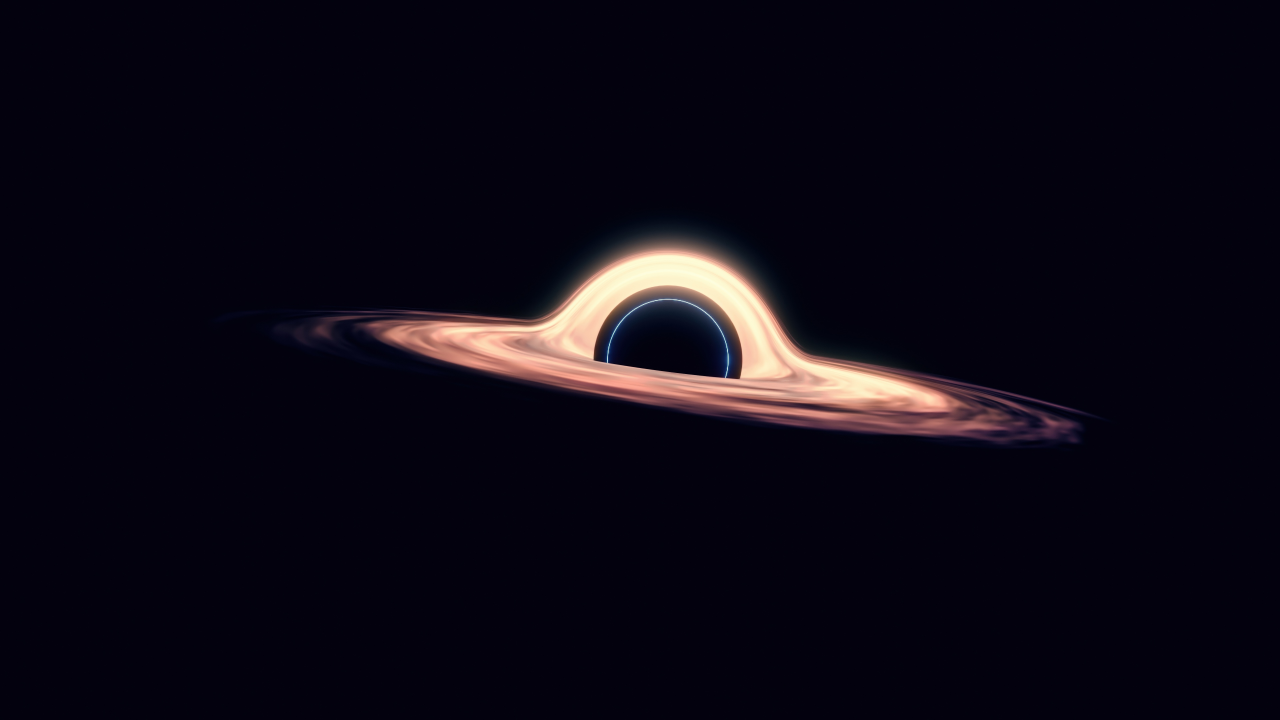
#> input picture backend/storage/uploads/85c3e406ee1f47bda5fd5f7144126b7c.jpg, 3840 x 2160 px (shown at 1/3 size)
$ python -i sharpening.py   (imports and definitions only)
#> lines starting #> are read from the running program, lines starting #| are printed output that depends on the picture
#> further down, picture is the input picture: PIL image 3840x2160 RGB; mean R, G, B 13.3, 9.3, 20.9
### backend/app/services/image_processing.py
"""
Core image processing utilities shared by all services.
"""

from __future__ import annotations

import io
import logging
from typing import Optional

import cv2
import numpy as np
from PIL import Image, ImageFilter

logger = logging.getLogger(__name__)


def pil_to_cv2(img: Image.Image) -> np.ndarray:
    """Convert PIL Image to OpenCV BGR(A) numpy array."""
    if img.mode == "RGBA":
        return cv2.cvtColor(np.array(img), cv2.COLOR_RGBA2BGRA)
    elif img.mode == "RGB":
        return cv2.cvtColor(np.array(img), cv2.COLOR_RGB2BGR)
    elif img.mode == "L":
        return np.array(img)
    else:
        return cv2.cvtColor(np.array(img.convert("RGB")), cv2.COLOR_RGB2BGR)


def cv2_to_pil(arr: np.ndarray) -> Image.Image:
    """Convert OpenCV BGR(A) array to PIL Image."""
    if len(arr.shape) == 2:
        return Image.fromarray(arr, mode="L")
    elif arr.shape[2] == 4:
        return Image.fromarray(cv2.cvtColor(arr, cv2.COLOR_BGRA2RGBA), mode="RGBA")
    else:
        return Image.fromarray(cv2.cvtColor(arr, cv2.COLOR_BGR2RGB), mode="RGB")


# [50 lines left out: functions ensure_rgb, resize_image, crop_image, not called in this run]


def rotate_image(img: Image.Image, angle: float, expand: bool = True) -> Image.Image:
    """Rotate image by the given angle in degrees (counter-clockwise)."""
    return img.rotate(angle, expand=expand, resample=Image.BICUBIC)


# [40 lines left out: functions flip_image, get_image_info, image_to_bytes, not called in this run]

### backend/app/services/sharpening.py
"""
Image sharpening service using OpenCV unsharp mask.
Avoids excessive halos by clamping parameters.
"""

from __future__ import annotations

import logging

import cv2
import numpy as np
from PIL import Image

from .image_processing import pil_to_cv2, cv2_to_pil

logger = logging.getLogger(__name__)


def sharpen(
    img: Image.Image,
    intensity: float = 50.0,
    radius: float = 1.0,
) -> Image.Image:
    """
    Sharpen an image using unsharp masking.

    Parameters
    ----------
    intensity : Sharpening strength 0-100 (mapped to actual amount).
    radius : Blur kernel radius 0.5-5.0 (controls edge width).
    """
#> called with intensity = 50, radius = 1
    # Clamp params
    intensity = max(0.0, min(100.0, intensity))
    radius = max(0.5, min(5.0, radius))

    # Map intensity (0-100) to unsharp mask amount (0-3.0)
    amount = intensity / 100.0 * 3.0

    if amount < 0.01:
        return img  # No-op

    has_alpha = img.mode == "RGBA"
#> has_alpha = False
    if has_alpha:
        alpha = img.split()[-1]
        img_rgb = img.convert("RGB")
    else:
        img_rgb = img.convert("RGB") if img.mode != "RGB" else img

    cv_img = pil_to_cv2(img_rgb).astype(np.float64)

    # Gaussian blur for unsharp mask
    kernel_size = int(radius * 4) | 1  # Must be odd
    sigma = radius
    blurred = cv2.GaussianBlur(cv_img, (kernel_size, kernel_size), sigma)

    # Unsharp mask: output = original + amount * (original - blurred)
    sharpened = cv_img + amount * (cv_img - blurred)
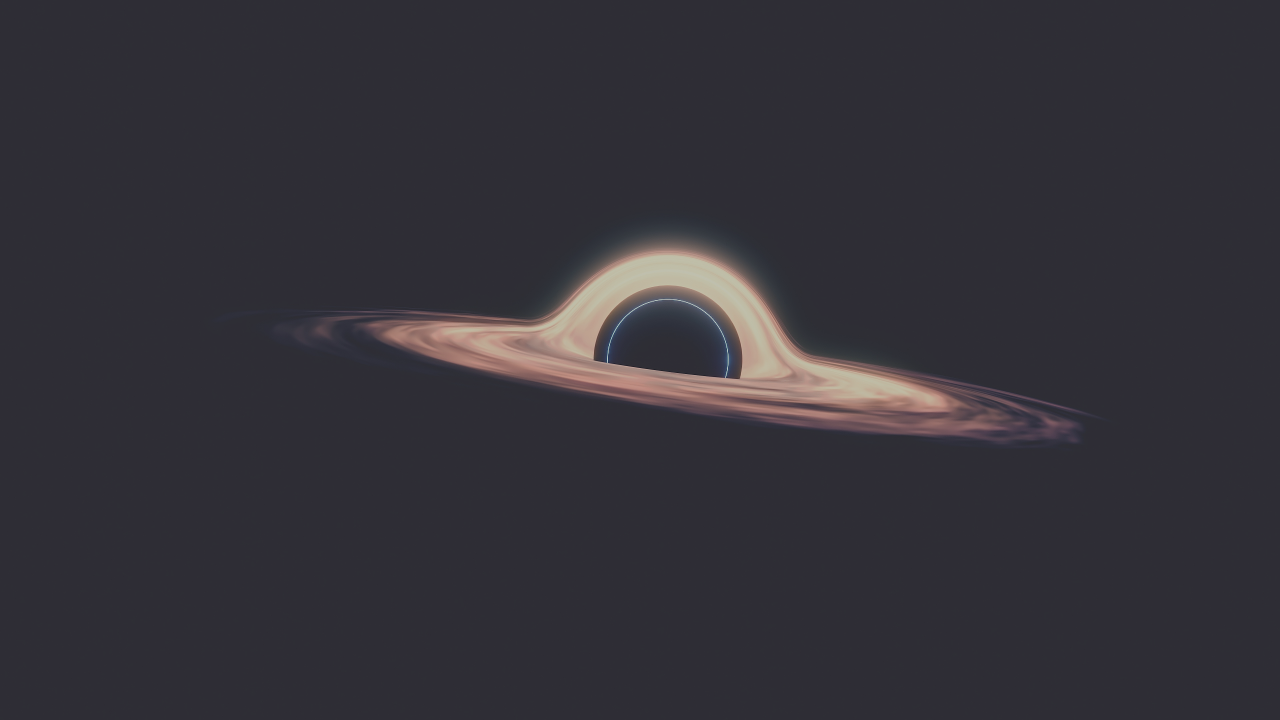
#> sharpened: shape (2160, 3840, 3) float64 (shown at 1/3 size); mean B, G, R 20.9, 9.3, 13.3; drawn with min black and max white
    sharpened = np.clip(sharpened, 0, 255).astype(np.uint8)

    result = cv2_to_pil(sharpened)

    if has_alpha:
        result = result.convert("RGBA")
        result.putalpha(alpha)

    return result

>>> from PIL import Image
>>> picture = Image.open('../../storage/uploads/85c3e406ee1f47bda5fd5f7144126b7c.jpg')
>>> result = sharpen(picture)

$ run again, on backend/storage/uploads/e758399eb7a848b68f4735c8b510d9d2.jpg
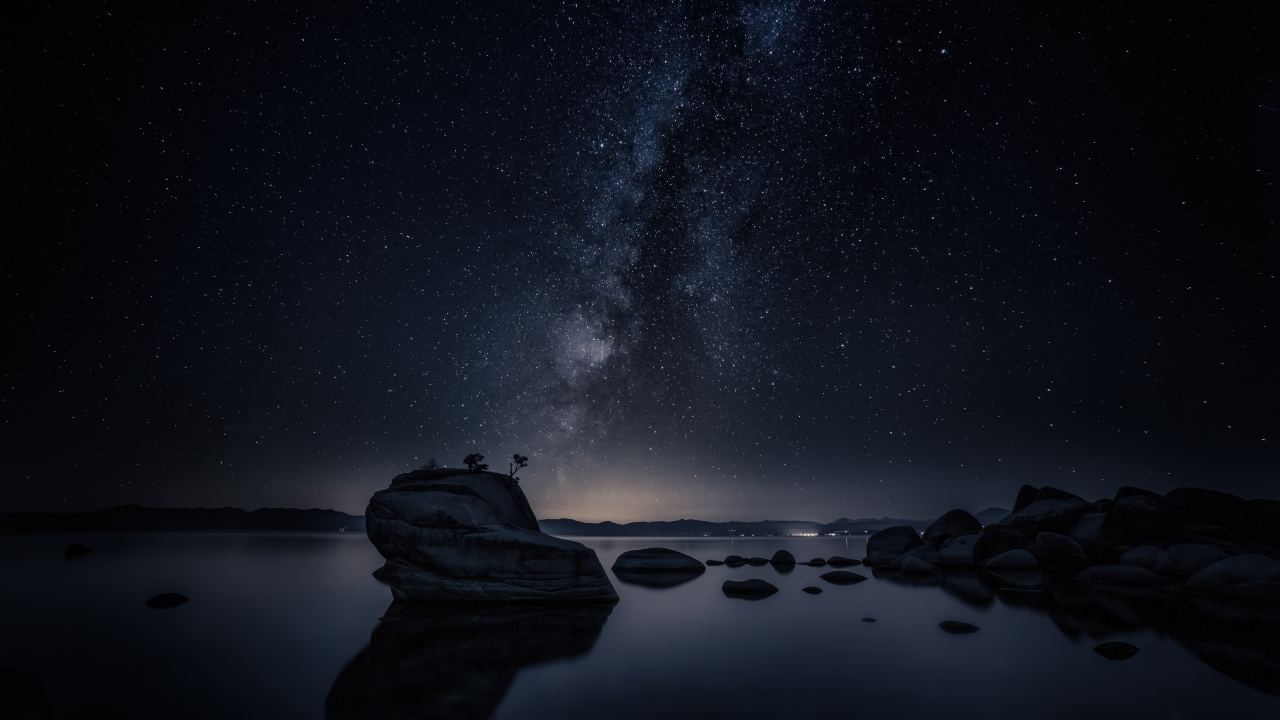
#> input picture backend/storage/uploads/e758399eb7a848b68f4735c8b510d9d2.jpg, 3840 x 2160 px (shown at 1/3 size)
#> picture is the input picture: PIL image 3840x2160 RGB; mean R, G, B 15.9, 19.1, 27.5
#> in sharpen, `sharpened = cv_img + amount * (cv_img - blurred)`:
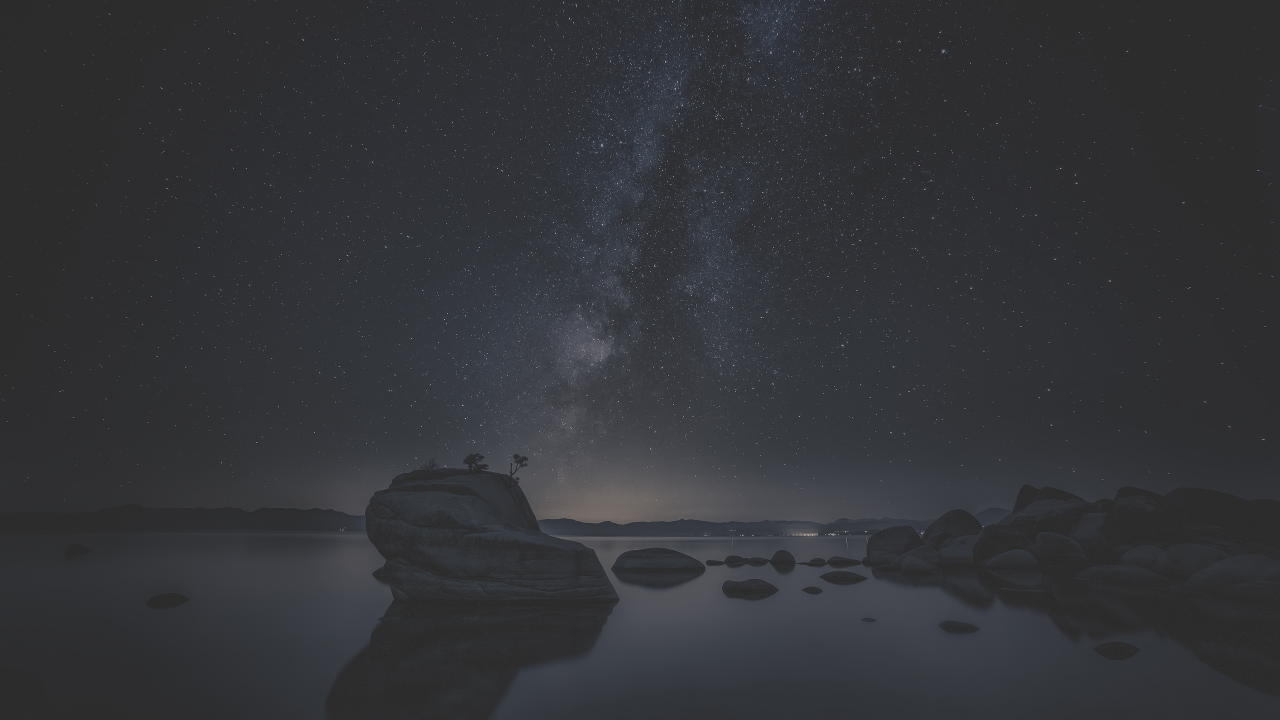
#> sharpened: shape (2160, 3840, 3) float64 (shown at 1/3 size); mean B, G, R 27.5, 19.1, 15.9; drawn with min black and max white
